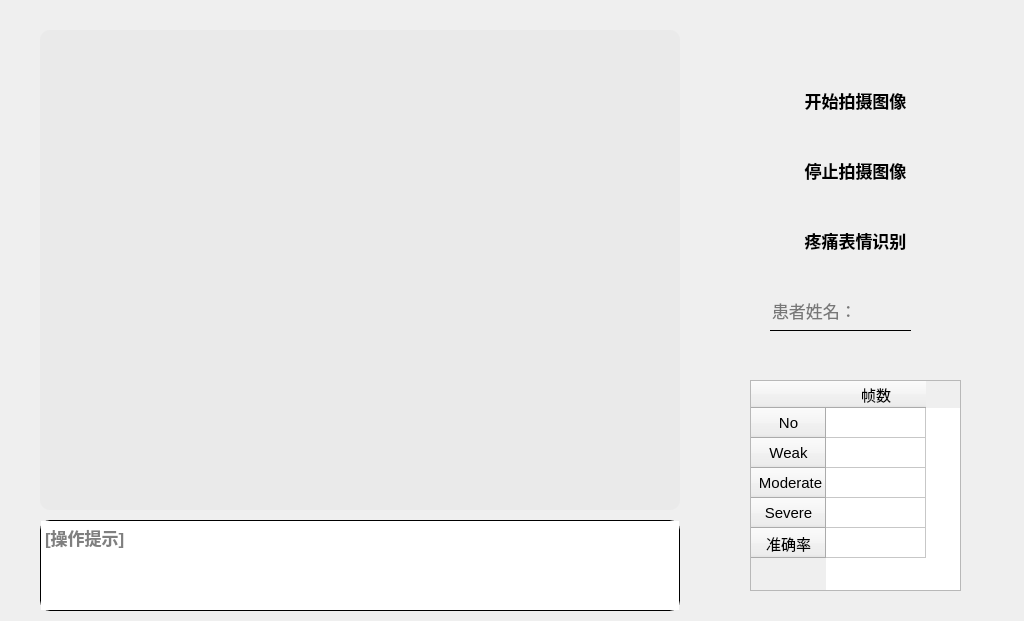
   <widget class="QWidget" name="recognize_widget" native="true">
    <property name="geometry">
     <rect>
      <x>250</x>
      <y>180</y>
      <width>1024</width>
      <height>621</height>
     </rect>
    </property>
    <widget class="QLabel" name="rcg_videoshow">
     <property name="geometry">
      <rect>
       <x>40</x>
       <y>30</y>
       <width>640</width>
       <height>480</height>
      </rect>
     </property>
     <property name="styleSheet">
      <string notr="true">background-color: rgb(234, 234, 234);
image: url(:/images/素材库/person_2.ico);
border-radius: 10px;</string>
     </property>
     <property name="text">
      <string/>
     </property>
    </widget>
    <widget class="QTextBrowser" name="rcg_browser">
     <property name="geometry">
      <rect>
       <x>40</x>
       <y>520</y>
       <width>640</width>
       <height>91</height>
      </rect>
     </property>
     <property name="font">
      <font>
       <pointsize>13</pointsize>
       <weight>75</weight>
       <bold>true</bold>
      </font>
     </property>
     <property name="styleSheet">
      <string notr="true">border-radius: 10px;
border: 1px solid rgb(0, 0, 0);</string>
     </property>
     <property name="html">
      <string>&lt;!DOCTYPE HTML PUBLIC &quot;-//W3C//DTD HTML 4.0//EN&quot; &quot;http://www.w3.org/TR/REC-html40/strict.dtd&quot;&gt;
&lt;html&gt;&lt;head&gt;&lt;meta name=&quot;qrichtext&quot; content=&quot;1&quot; /&gt;&lt;style type=&quot;text/css&quot;&gt;
p, li { white-space: pre-wrap; }
&lt;/style&gt;&lt;/head&gt;&lt;body style=&quot; font-family:'SimSun'; font-size:13pt; font-weight:600; font-style:normal;&quot;&gt;
&lt;p style=&quot;-qt-paragraph-type:empty; margin-top:0px; margin-bottom:0px; margin-left:0px; margin-right:0px; -qt-block-indent:0; text-indent:0px; font-size:16pt;&quot;&gt;&lt;br /&gt;&lt;/p&gt;&lt;/body&gt;&lt;/html&gt;</string>
     </property>
     <property name="cursorWidth">
      <number>1</number>
     </property>
     <property name="placeholderText">
      <string>[操作提示]</string>
     </property>
    </widget>
    <widget class="QPushButton" name="rcg_start">
     <property name="geometry">
      <rect>
       <x>760</x>
       <y>80</y>
       <width>191</width>
       <height>41</height>
      </rect>
     </property>
     <property name="font">
      <font>
       <pointsize>13</pointsize>
       <weight>75</weight>
       <bold>true</bold>
      </font>
     </property>
     <property name="styleSheet">
      <string notr="true">QPushButton {
	border:none;
}

QPushButton:hover {
background-color: rgb(222, 222, 222);
}

QPushButton:pressed{
	padding-top:7px;
	padding-left:5px;
}</string>
     </property>
     <property name="text">
      <string>开始拍摄图像</string>
     </property>
     <property name="icon">
      <iconset resource="resource_interface.qrc">
       <normaloff>:/icons/素材库/camera-change.ico</normaloff>:/icons/素材库/camera-change.ico</iconset>
     </property>
     <property name="iconSize">
      <size>
       <width>30</width>
       <height>30</height>
      </size>
     </property>
    </widget>
    <widget class="QPushButton" name="rcg_stop">
     <property name="geometry">
      <rect>
       <x>760</x>
       <y>150</y>
       <width>191</width>
       <height>41</height>
      </rect>
     </property>
     <property name="font">
      <font>
       <pointsize>13</pointsize>
       <weight>75</weight>
       <bold>true</bold>
      </font>
     </property>
     <property name="styleSheet">
      <string notr="true">QPushButton {
	border:none;
}

QPushButton:hover {
background-color: rgb(222, 222, 222);
}

QPushButton:pressed{
	padding-top:7px;
	padding-left:5px;
}</string>
     </property>
     <property name="text">
      <string>停止拍摄图像</string>
     </property>
     <property name="icon">
      <iconset resource="resource_interface.qrc">
       <normaloff>:/icons/素材库/camera.ico</normaloff>:/icons/素材库/camera.ico</iconset>
     </property>
     <property name="iconSize">
      <size>
       <width>30</width>
       <height>30</height>
      </size>
     </property>
    </widget>
    <widget class="QPushButton" name="rcg_recognize">
     <property name="geometry">
      <rect>
       <x>760</x>
       <y>220</y>
       <width>191</width>
       <height>41</height>
      </rect>
     </property>
     <property name="font">
      <font>
       <pointsize>13</pointsize>
       <weight>75</weight>
       <bold>true</bold>
      </font>
     </property>
     <property name="styleSheet">
      <string notr="true">QPushButton {
	border:none;
}

QPushButton:hover {
background-color: rgb(222, 222, 222);
}

QPushButton:pressed{
	padding-top:7px;
	padding-left:5px;
}</string>
     </property>
     <property name="text">
      <string>疼痛表情识别</string>
     </property>
     <property name="icon">
      <iconset resource="resource_interface.qrc">
       <normaloff>:/icons/素材库/face-recognition.ico</normaloff>:/icons/素材库/face-recognition.ico</iconset>
     </property>
     <property name="iconSize">
      <size>
       <width>30</width>
       <height>30</height>
      </size>
     </property>
    </widget>
    <widget class="QLineEdit" name="rcg_name">
     <property name="geometry">
      <rect>
       <x>770</x>
       <y>290</y>
       <width>141</width>
       <height>41</height>
      </rect>
     </property>
     <property name="font">
      <font>
       <pointsize>13</pointsize>
      </font>
     </property>
     <property name="styleSheet">
      <string notr="true">border: none;
background-color: rgb(255, 255, 255,0);
border-bottom: 1px solid rgb(0, 0, 0);
color: rgb(0, 0, 0);</string>
     </property>
     <property name="text">
      <string/>
     </property>
     <property name="alignment">
      <set>Qt::AlignLeading|Qt::AlignLeft|Qt::AlignVCenter</set>
     </property>
     <property name="placeholderText">
      <string>患者姓名：</string>
     </property>
    </widget>
    <widget class="QPushButton" name="rcg_save">
     <property name="geometry">
      <rect>
       <x>910</x>
       <y>290</y>
       <width>41</width>
       <height>41</height>
      </rect>
     </property>
     <property name="font">
      <font>
       <pointsize>13</pointsize>
       <weight>75</weight>
       <bold>true</bold>
      </font>
     </property>
     <property name="styleSheet">
      <string notr="true">QPushButton {
	border:none;
}

QPushButton:hover {
background-color: rgb(222, 222, 222);
}

QPushButton:pressed{
	padding-top:7px;
	padding-left:5px;
}</string>
     </property>
     <property name="text">
      <string/>
     </property>
     <property name="icon">
      <iconset resource="resource_interface.qrc">
       <normaloff>:/icons/素材库/save.ico</normaloff>:/icons/素材库/save.ico</iconset>
     </property>
     <property name="iconSize">
      <size>
       <width>30</width>
       <height>30</height>
      </size>
     </property>
    </widget>
    <widget class="QTableWidget" name="rcg_tableWidget">
     <property name="geometry">
      <rect>
       <x>750</x>
       <y>380</y>
       <width>211</width>
       <height>211</height>
      </rect>
     </property>
     <property name="font">
      <font>
       <pointsize>11</pointsize>
      </font>
     </property>
     <property name="verticalScrollBarPolicy">
      <enum>Qt::ScrollBarAlwaysOff</enum>
     </property>
     <property name="horizontalScrollBarPolicy">
      <enum>Qt::ScrollBarAlwaysOff</enum>
     </property>
     <property name="sizeAdjustPolicy">
      <enum>QAbstractScrollArea::AdjustIgnored</enum>
     </property>
     <property name="rowCount">
      <number>5</number>
     </property>
     <row>
      <property name="text">
       <string>No</string>
      </property>
      <property name="font">
       <font>
        <pointsize>11</pointsize>
       </font>
      </property>
      <property name="textAlignment">
       <set>AlignCenter</set>
      </property>
     </row>
     <row>
      <property name="text">
       <string>Weak</string>
      </property>
      <property name="font">
       <font>
        <pointsize>11</pointsize>
       </font>
      </property>
      <property name="textAlignment">
       <set>AlignCenter</set>
      </property>
     </row>
     <row>
      <property name="text">
       <string> Moderate</string>
      </property>
      <property name="font">
       <font>
        <pointsize>11</pointsize>
       </font>
      </property>
      <property name="textAlignment">
       <set>AlignCenter</set>
      </property>
     </row>
     <row>
      <property name="text">
       <string>Severe</string>
      </property>
      <property name="font">
       <font>
        <pointsize>11</pointsize>
       </font>
      </property>
      <property name="textAlignment">
       <set>AlignCenter</set>
      </property>
     </row>
     <row>
      <property name="text">
       <string>准确率</string>
      </property>
      <property name="font">
       <font>
        <pointsize>11</pointsize>
       </font>
      </property>
      <property name="textAlignment">
       <set>AlignCenter</set>
      </property>
     </row>
     <column>
      <property name="text">
       <string>帧数</string>
      </property>
      <property name="font">
       <font>
        <pointsize>11</pointsize>
       </font>
      </property>
      <property name="textAlignment">
       <set>AlignCenter</set>
      </property>
     </column>
     <item row="0" column="0">
      <property name="text">
       <string/>
      </property>
      <property name="font">
       <font>
        <pointsize>11</pointsize>
       </font>
      </property>
      <property name="textAlignment">
       <set>AlignCenter</set>
      </property>
     </item>
     <item row="1" column="0">
      <property name="text">
       <string/>
      </property>
      <property name="font">
       <font>
        <pointsize>11</pointsize>
       </font>
      </property>
      <property name="textAlignment">
       <set>AlignCenter</set>
      </property>
     </item>
     <item row="2" column="0">
      <property name="text">
       <string/>
      </property>
      <property name="font">
       <font>
        <pointsize>11</pointsize>
       </font>
      </property>
      <property name="textAlignment">
       <set>AlignCenter</set>
      </property>
     </item>
     <item row="3" column="0">
      <property name="text">
       <string/>
      </property>
      <property name="font">
       <font>
        <pointsize>11</pointsize>
       </font>
      </property>
      <property name="textAlignment">
       <set>AlignCenter</set>
      </property>
     </item>
     <item row="4" column="0">
      <property name="text">
       <string/>
      </property>
      <property name="font">
       <font>
        <pointsize>11</pointsize>
       </font>
      </property>
      <property name="textAlignment">
       <set>AlignCenter</set>
      </property>
     </item>
    </widget>
   </widget>
